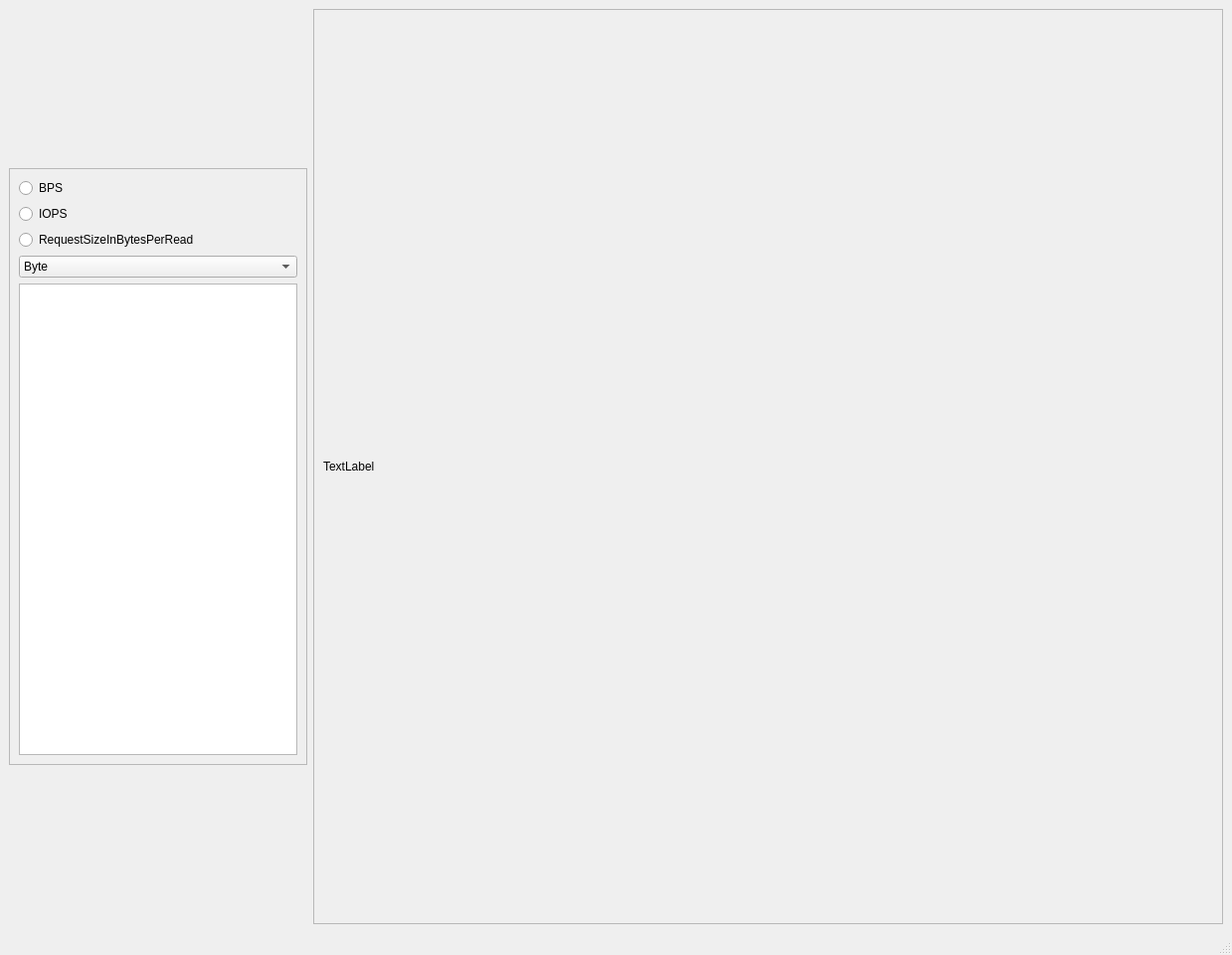
<?xml version="1.0" encoding="UTF-8"?>
<ui version="4.0">
 <class>MainWindow</class>
 <widget class="QMainWindow" name="MainWindow">
  <property name="geometry">
   <rect>
    <x>0</x>
    <y>0</y>
    <width>1239</width>
    <height>960</height>
   </rect>
  </property>
  <property name="windowTitle">
   <string>MainWindow</string>
  </property>
  <widget class="QWidget" name="centralwidget">
   <layout class="QHBoxLayout" name="horizontalLayout">
    <item>
     <widget class="QFrame" name="frame">
      <property name="maximumSize">
       <size>
        <width>300</width>
        <height>600</height>
       </size>
      </property>
      <property name="frameShape">
       <enum>QFrame::StyledPanel</enum>
      </property>
      <property name="frameShadow">
       <enum>QFrame::Raised</enum>
      </property>
      <layout class="QVBoxLayout" name="verticalLayout">
       <item>
        <widget class="QRadioButton" name="radioButton">
         <property name="text">
          <string>BPS</string>
         </property>
        </widget>
       </item>
       <item>
        <widget class="QRadioButton" name="radioButton_2">
         <property name="text">
          <string>IOPS</string>
         </property>
        </widget>
       </item>
       <item>
        <widget class="QRadioButton" name="radioButton_3">
         <property name="text">
          <string>RequestSizeInBytesPerRead</string>
         </property>
        </widget>
       </item>
       <item>
        <widget class="QComboBox" name="comboBox">
         <item>
          <property name="text">
           <string>Byte</string>
          </property>
         </item>
         <item>
          <property name="text">
           <string>Kilobyte</string>
          </property>
         </item>
         <item>
          <property name="text">
           <string>Megabyte</string>
          </property>
         </item>
         <item>
          <property name="text">
           <string>Gigabyte</string>
          </property>
         </item>
        </widget>
       </item>
       <item>
        <widget class="QListWidget" name="listWidget"/>
       </item>
      </layout>
     </widget>
    </item>
    <item>
     <widget class="QFrame" name="frame_2">
      <property name="minimumSize">
       <size>
        <width>800</width>
        <height>800</height>
       </size>
      </property>
      <property name="frameShape">
       <enum>QFrame::StyledPanel</enum>
      </property>
      <property name="frameShadow">
       <enum>QFrame::Raised</enum>
      </property>
      <layout class="QHBoxLayout" name="horizontalLayout_2">
       <item>
        <widget class="QLabel" name="label">
         <property name="text">
          <string>TextLabel</string>
         </property>
        </widget>
       </item>
      </layout>
     </widget>
    </item>
   </layout>
  </widget>
  <widget class="QMenuBar" name="menubar">
   <property name="geometry">
    <rect>
     <x>0</x>
     <y>0</y>
     <width>1239</width>
     <height>22</height>
    </rect>
   </property>
  </widget>
  <widget class="QStatusBar" name="statusbar"/>
 </widget>
 <resources/>
 <connections/>
</ui>
